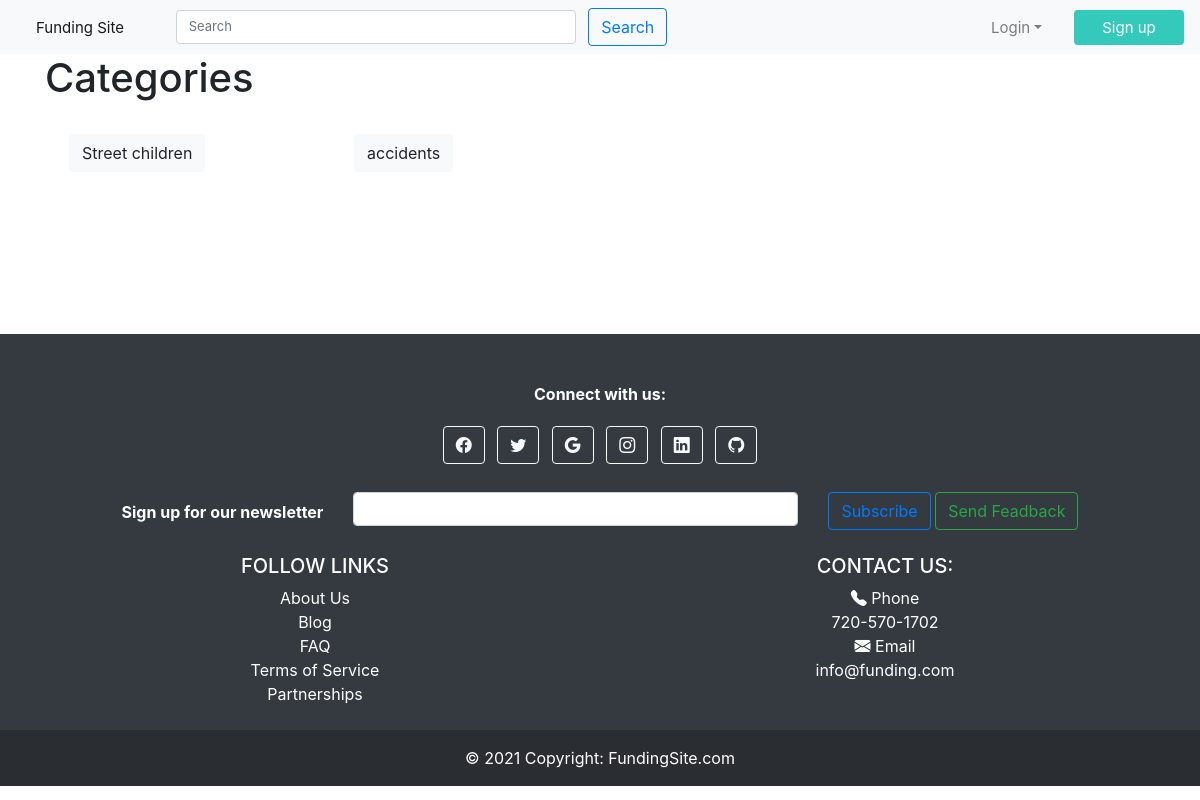
The page /category/show_categories/ on the database as committed earlier.
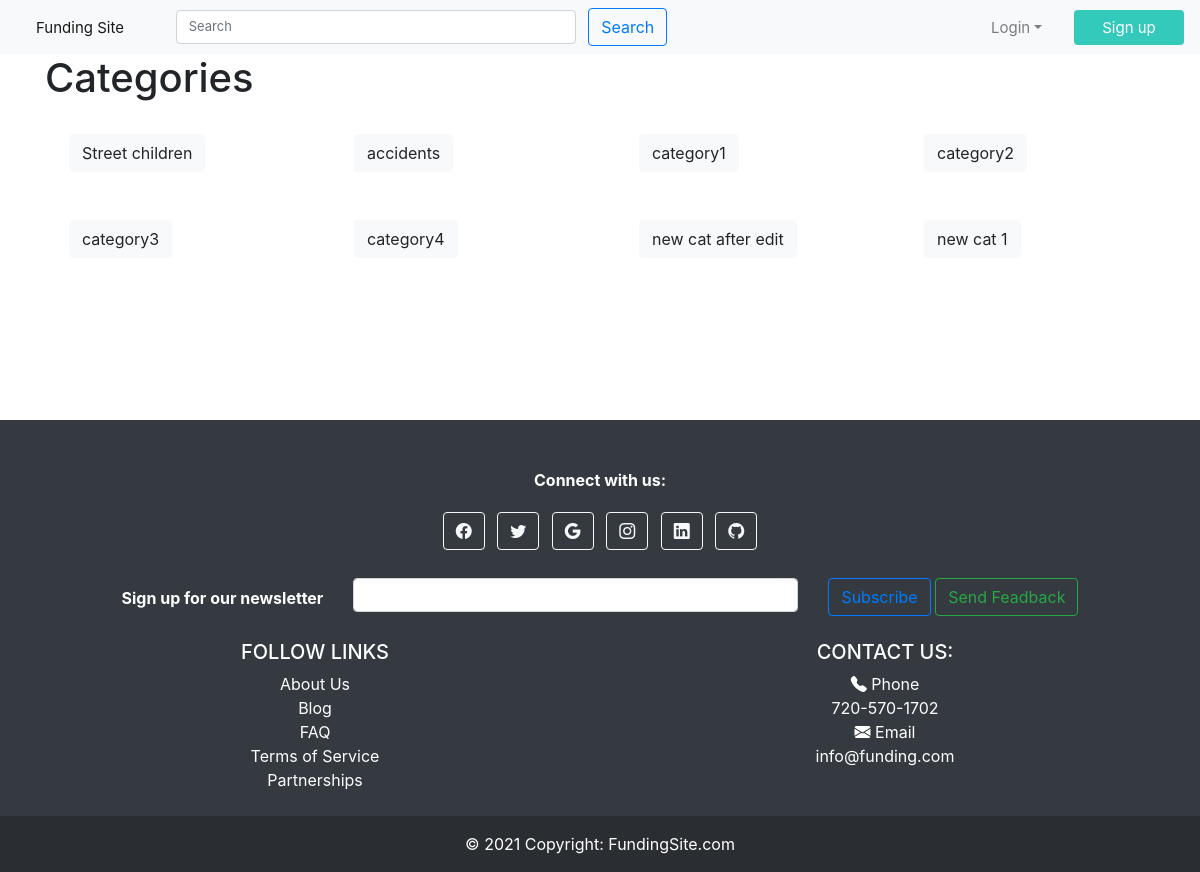
The same page on the database as committed later.
### category/models.py (models this page shows, shortened)
class Category(models.Model):
    user = models.ForeignKey(settings.AUTH_USER_MODEL,
                             on_delete=models.CASCADE)
    name = models.CharField(max_length=20)

### category/views.py (the view)
# urls.py: path('show_categories/', show_categories, name='show_categories'),
def show_categories(request):
    categories = Category.objects.all()
    return render(request, 'category/show_categories.html', {'categories': categories})

### templates/category/show_categories.html (shortened to what this page needs)
{% extends '../base.html' %}
{% block contain %}
<div class="container">
<h1>Categories</h1>
    <div class="row">
{% if request.user.is_superuser%}
    <div class="col-lg-3">
    </div>
    <div class="col-lg-6">
        <table class="table">
  <thead class="thead-dark">
    <tr>
      <th scope="col">id</th>
      <th scope="col">Name</th>
      <th scope="col">Edit</th>
    </tr>
  </thead>
  <tbody>
    {% for category in categories%}
    <tr>
      <th scope="row">{{category.pk}}</th>
      <td>{{category.name}}</td>
      <td><a class="btn btn-primary btn-block" href="{% url 'category:edit_category' category.pk%}">Edit {{category.name}}</a></td>
    </tr>
    {% endfor %}
  </tbody>
</table>
        <a href="{% url 'category:add_category' %}" class="btn btn-primary btn-block">Add New Category</a>
    </div>
    <div class="col-lg-3">
    </div>
{%else%}
    {% for category in categories%}
    <div class="col-lg-3">
        <a href="/search/?search={{category.pk}}" class="btn btn-light m-4">{{category.name}}</a>
    </div>
    {% endfor%}
    {%endif%}
</div>
</div>
{% endblock contain %}

### templates/base.html (shortened to what this page needs)
{% load static %}
<!DOCTYPE html>
<html lang="en">
<head>
  <link rel="stylesheet" href="https://maxcdn.bootstrapcdn.com/bootstrap/4.0.0/css/bootstrap.min.css"
 />
  <link rel="stylesheet" href="https://cdn.jsdelivr.net/npm/bootstrap-icons@1.4.0/font/bootstrap-icons.css" />
</head>
<body>
  <nav class="navbar navbar-expand-lg navbar-light bg-light col-xl-12 col-lg-12 col-md-12 col-sm-12">
    <a class="navbar-brand" href="/">Funding Site</a>
    <div class="collapse navbar-collapse" id="navbarSupportedContent">
      <form style="margin-right: 300px" method="GET" action="{% url 'search'%}" class="form-inline my-2 my-lg-0">
        <input style="width: 400px" class="form-control mr-sm-2" type="search" placeholder="Search" name="q"
          aria-label="Search" />
        <button class="btn btn-outline-primary my-2 my-sm-0" type="submit">
          Search
        </button>
      </form>
      {% if request.user.is_authenticated%}
      <div class="navbar-nav ml-auto">
			<div class="nav-item dropdown">
			  <div
			   data-toggle="dropdown" class="nav-link dropdown-toggle user-action avatar"> {{ user.get_username }}  <b class="caret"></b></div>
			  <div class="dropdown-menu">
				<a href="{% url 'user_profile:show_profile' request.user.id%}" class="dropdown-item"><i class="bi bi-person-check-fill"></i> Profile</a></a>
				<div class="dropdown-divider"></div>
				<a href="{% url 'user_profile:user_logout'%}" class="dropdown-item"><i class="bi bi-box-arrow-right"></i> Logout</a></a>
			  </div>
			</div>
		  </div>
      {% else%}
      <div class="navbar-nav ml-auto action-buttons">
        <div class="nav-item dropdown">
          <a href="#" data-toggle="dropdown" class="nav-link dropdown-toggle mr-4">Login</a>
        </div>
        <div class="nav-item dropdown">
          <a href="{% url 'user_profile:user_register'%}"  class="btn btn-primary  sign-up-btn">Sign up</a>
        </div>
      </div>
      {% endif %}
      </div>
  </nav>
    {% block contain %}
    {% endblock %}
  <footer style="transform: translateY(90px)" class="bg-dark text-center text-white mt-5">
    <div class="col-auto">
      <p class="pt-5">
        <strong>Connect with us:</strong>
      </p>
    </div>
    <div class="container pb-4">
      <section class="mb-4">
        <a class="btn btn-outline-light btn-floating m-1" href="#!" role="button"><i class="bi bi-facebook"></i></a>
        <a class="btn btn-outline-light btn-floating m-1" href="#!" role="button"><i class="bi bi-twitter"></i></a>
        <a class="btn btn-outline-light btn-floating m-1" href="#!" role="button"><i class="bi bi-google"></i></a>
        <a class="btn btn-outline-light btn-floating m-1" href="#!" role="button"><i class="bi bi-instagram"></i></a>
        <a class="btn btn-outline-light btn-floating m-1" href="#!" role="button"><i class="bi bi-linkedin"></i></a>
        <a class="btn btn-outline-light btn-floating m-1" href="#!" role="button"><i class="bi bi-github"></i></a>
      </section>
      <section class="">
        <form action="">
          <div class="row d-flex justify-content-center">
            <div class="col-auto">
              <p class="pt-2">
                <strong>Sign up for our newsletter</strong>
              </p>
            </div>
            <div class="col-md-5 col-12">
              <div class="form-outline form-white mb-4">
                <input type="email" id="form5Example2" class="form-control" />
              </div>
            </div>
            <div class="col-auto">
              <button type="submit" class="btn btn-outline-primary mb-4">
                Subscribe
              </button>
              <button type="submit" class="btn btn-outline-success mb-4">
                Send Feadback
              </button>
            </div>
          </div>
        </form>
      </section>
      <section class="">
        <div class="row">
          <div class="col-lg-6 col-md-6 ">
            <h5 class="text-uppercase">Follow Links</h5>
            <ul class="list-unstyled mb-0">
              <li>
                <a href="#!" class="text-white">About Us</a>
              </li>
              <li>
                <a href="#!" class="text-white">Blog</a>
              </li>
              <li>
                <a href="#!" class="text-white text-left">FAQ</a>
              </li>
              <li>
                <a href="#!" class="text-white">Terms of Service </a>
              </li>
              <li>
                <a href="#!" class="text-white "> Partnerships </a>
              </li>
            </ul>
          </div>
          <div class="col-lg-6 col-md-6 ">
            <h5 class="text-uppercase">Contact us:</h5>
            <ul class="list-unstyled mb-0">
              <li class="bi bi-telephone-fill">
                <a class="text-white">Phone</a>
              </li>
              <li>
                <a class="text-white fa fa-phone">720-570-1702</a>
              </li>
              <li class="bi bi-envelope-fill">
                <a class="text-white">Email</a>
              </li>
              <li class="bi bi-email">
                <a class="text-white">info@funding.com</a>
              </li>
            </ul>
          </div>
        </div>
      </section>
    </div>
    <div class="text-center p-3" style="background-color: rgba(0, 0, 0, 0.2)">
      © 2021 Copyright:
      <a class="text-white" href="#">FundingSite.com</a>
    </div>
  </footer>
</body>
</html>

### templates/base.html (style rules this page uses)
.form-control { box-shadow: none; font-weight: normal; font-size: 13px; }
.navbar .form-inline { display: inline-block; }
.navbar a { color: #888; font-size: 15px; }
.navbar .sign-up-btn { min-width: 110px; max-height: 36px; }
.navbar a, .navbar a:active { color: #888; padding: 8px 20px; background: transparent; line-height: normal; }
.navbar .btn-primary, .navbar .btn-primary:active { color: #fff; background: #33cabb !important; border: none; }

Rows that differ between the two databases and show on the page:
added Category: name "category1"
added Category: name "category2"
added Category: name "category3"
added Category: name "category4"
added Category: name "new cat after edit"
added Category: name "new cat 1"
